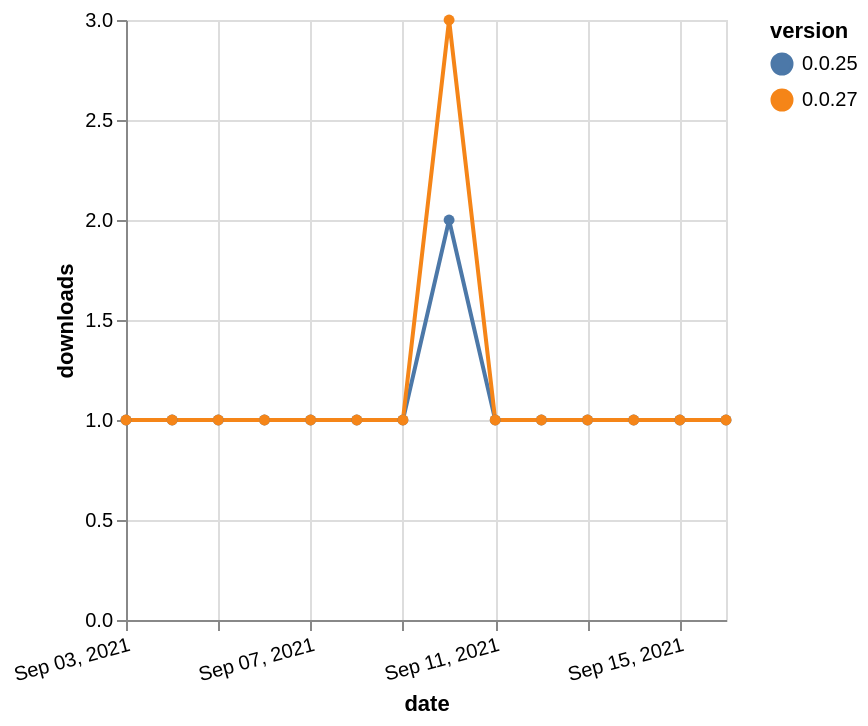

Vega-Lite specification stored for this chart:
### Vega-Lite specification from a JSON file in a GitHub repository (floating-point values rounded to 4 significant figures)
{"$schema": "https://vega.github.io/schema/vega-lite/v5.json", "description": "A simple bar chart with embedded data.", "data": {"values": [{"date": "2021-09-03", "total": 197, "delta": 1, "version": "0.0.25"}, {"date": "2021-09-04", "total": 198, "delta": 1, "version": "0.0.25"}, {"date": "2021-09-05", "total": 199, "delta": 1, "version": "0.0.25"}, {"date": "2021-09-06", "total": 200, "delta": 1, "version": "0.0.25"}, {"date": "2021-09-07", "total": 201, "delta": 1, "version": "0.0.25"}, {"date": "2021-09-08", "total": 202, "delta": 1, "version": "0.0.25"}, {"date": "2021-09-09", "total": 203, "delta": 1, "version": "0.0.25"}, {"date": "2021-09-10", "total": 205, "delta": 2, "version": "0.0.25"}, {"date": "2021-09-11", "total": 206, "delta": 1, "version": "0.0.25"}, {"date": "2021-09-12", "total": 207, "delta": 1, "version": "0.0.25"}, {"date": "2021-09-13", "total": 208, "delta": 1, "version": "0.0.25"}, {"date": "2021-09-14", "total": 209, "delta": 1, "version": "0.0.25"}, {"date": "2021-09-15", "total": 210, "delta": 1, "version": "0.0.25"}, {"date": "2021-09-16", "total": 211, "delta": 1, "version": "0.0.25"}, {"date": "2021-09-03", "total": 129, "delta": 1, "version": "0.0.27"}, {"date": "2021-09-04", "total": 130, "delta": 1, "version": "0.0.27"}, {"date": "2021-09-05", "total": 131, "delta": 1, "version": "0.0.27"}, {"date": "2021-09-06", "total": 132, "delta": 1, "version": "0.0.27"}, {"date": "2021-09-07", "total": 133, "delta": 1, "version": "0.0.27"}, {"date": "2021-09-08", "total": 134, "delta": 1, "version": "0.0.27"}, {"date": "2021-09-09", "total": 135, "delta": 1, "version": "0.0.27"}, {"date": "2021-09-10", "total": 138, "delta": 3, "version": "0.0.27"}, {"date": "2021-09-11", "total": 139, "delta": 1, "version": "0.0.27"}, {"date": "2021-09-12", "total": 140, "delta": 1, "version": "0.0.27"}, {"date": "2021-09-13", "total": 141, "delta": 1, "version": "0.0.27"}, {"date": "2021-09-14", "total": 142, "delta": 1, "version": "0.0.27"}, {"date": "2021-09-15", "total": 143, "delta": 1, "version": "0.0.27"}, {"date": "2021-09-16", "total": 144, "delta": 1, "version": "0.0.27"}]}, "width": "container", "mark": {"type": "line", "point": {"filled": true}}, "encoding": {"x": {"field": "date", "type": "temporal", "timeUnit": "yearmonthdate", "title": "date", "axis": {"labelAngle": -15}}, "y": {"field": "delta", "type": "quantitative", "title": "downloads"}, "color": {"field": "version", "type": "nominal"}, "tooltip": {"field": "delta"}}}
